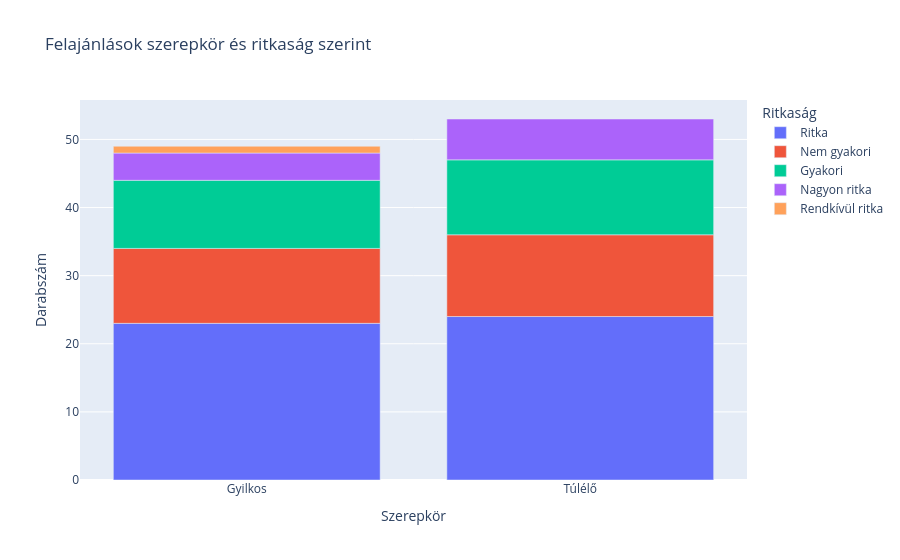

The notebook cell saved with this chart:
### Markdown cell above
## Felajánlások

A diagram a felajánlások számát szerepkör és ritkaság szerint mutatja. Egy felajánlás mindkét szerepkörnél szerepelhet.

### Code cell
offerings = pd.concat([
    counts(read("killerOfferings"), "rarity", "Ritkaság").assign(Szerepkör="Gyilkos"),
    counts(read("survivorOfferings"), "rarity", "Ritkaság").assign(Szerepkör="Túlélő"),
], ignore_index=True)
px.bar(offerings, x="Szerepkör", y="Darabszám", title="Felajánlások szerepkör és ritkaság szerint", color="Ritkaság").show()

### Figure 1 — Plotly figure (JSON) as saved in the notebook; plotly's stock layout.template omitted (floating-point values rounded to 4 significant figures)
{"data": [{"hovertemplate": "Ritkaság=Ritka<br>Szerepkör=%{x}<br>Darabszám=%{y}<extra></extra>", "legendgroup": "Ritka", "marker": {"color": "#636efa", "pattern": {"shape": ""}}, "name": "Ritka", "orientation": "v", "showlegend": true, "textposition": "auto", "type": "bar", "x": ["Gyilkos", "Túlélő"], "xaxis": "x", "y": [23, 24], "yaxis": "y"}, {"hovertemplate": "Ritkaság=Nem gyakori<br>Szerepkör=%{x}<br>Darabszám=%{y}<extra></extra>", "legendgroup": "Nem gyakori", "marker": {"color": "#EF553B", "pattern": {"shape": ""}}, "name": "Nem gyakori", "orientation": "v", "showlegend": true, "textposition": "auto", "type": "bar", "x": ["Gyilkos", "Túlélő"], "xaxis": "x", "y": [11, 12], "yaxis": "y"}, {"hovertemplate": "Ritkaság=Gyakori<br>Szerepkör=%{x}<br>Darabszám=%{y}<extra></extra>", "legendgroup": "Gyakori", "marker": {"color": "#00cc96", "pattern": {"shape": ""}}, "name": "Gyakori", "orientation": "v", "showlegend": true, "textposition": "auto", "type": "bar", "x": ["Gyilkos", "Túlélő"], "xaxis": "x", "y": [10, 11], "yaxis": "y"}, {"hovertemplate": "Ritkaság=Nagyon ritka<br>Szerepkör=%{x}<br>Darabszám=%{y}<extra></extra>", "legendgroup": "Nagyon ritka", "marker": {"color": "#ab63fa", "pattern": {"shape": ""}}, "name": "Nagyon ritka", "orientation": "v", "showlegend": true, "textposition": "auto", "type": "bar", "x": ["Gyilkos", "Túlélő"], "xaxis": "x", "y": [4, 6], "yaxis": "y"}, {"hovertemplate": "Ritkaság=Rendkívül ritka<br>Szerepkör=%{x}<br>Darabszám=%{y}<extra></extra>", "legendgroup": "Rendkívül ritka", "marker": {"color": "#FFA15A", "pattern": {"shape": ""}}, "name": "Rendkívül ritka", "orientation": "v", "showlegend": true, "textposition": "auto", "type": "bar", "x": ["Gyilkos"], "xaxis": "x", "y": [1], "yaxis": "y"}], "layout": {"barmode": "relative", "legend": {"title": {"text": "Ritkaság"}, "tracegroupgap": 0}, "title": {"text": "Felajánlások szerepkör és ritkaság szerint"}, "xaxis": {"anchor": "y", "domain": [0.0, 1.0], "title": {"text": "Szerepkör"}}, "yaxis": {"anchor": "x", "domain": [0.0, 1.0], "title": {"text": "Darabszám"}}}}
